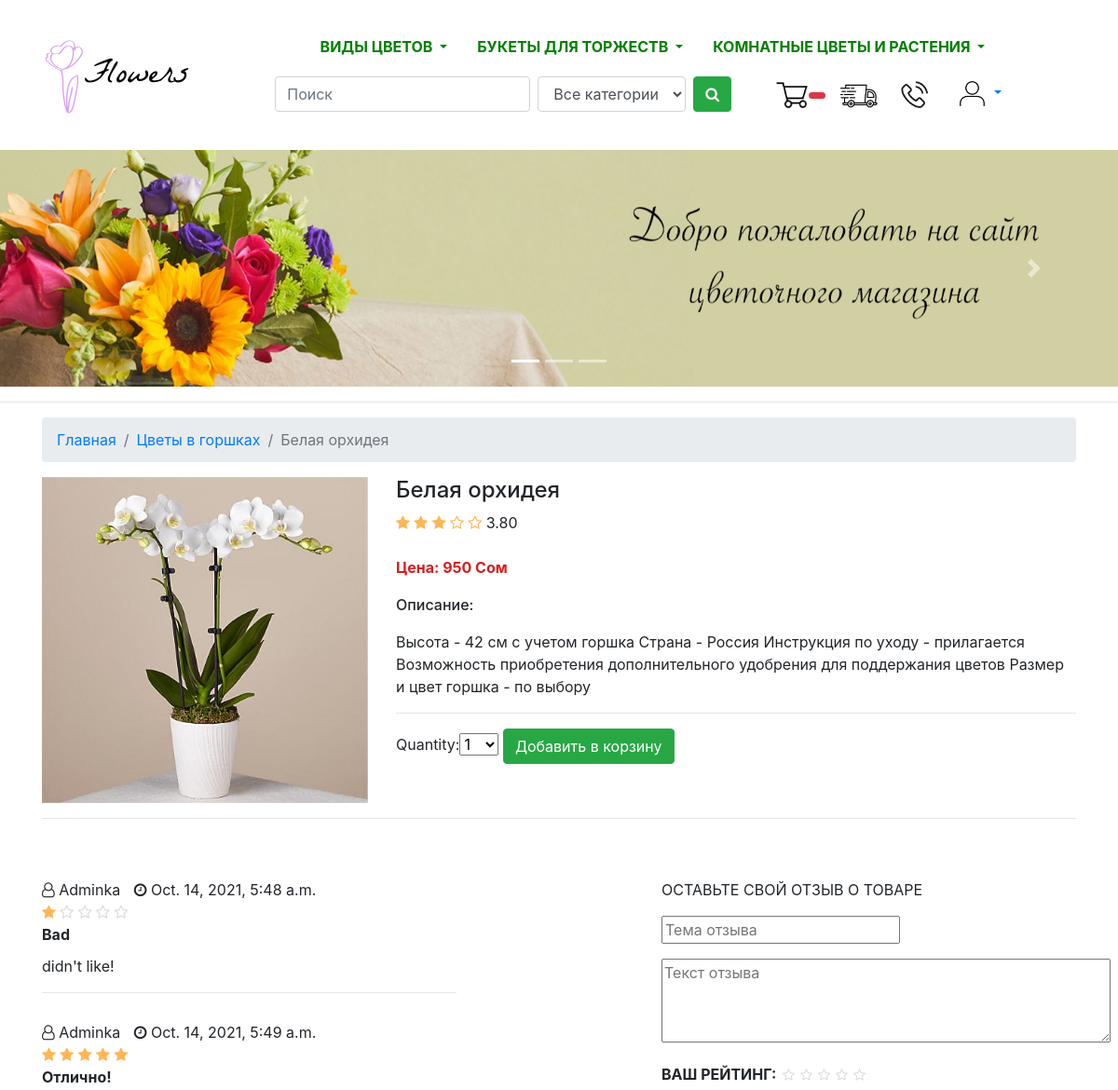
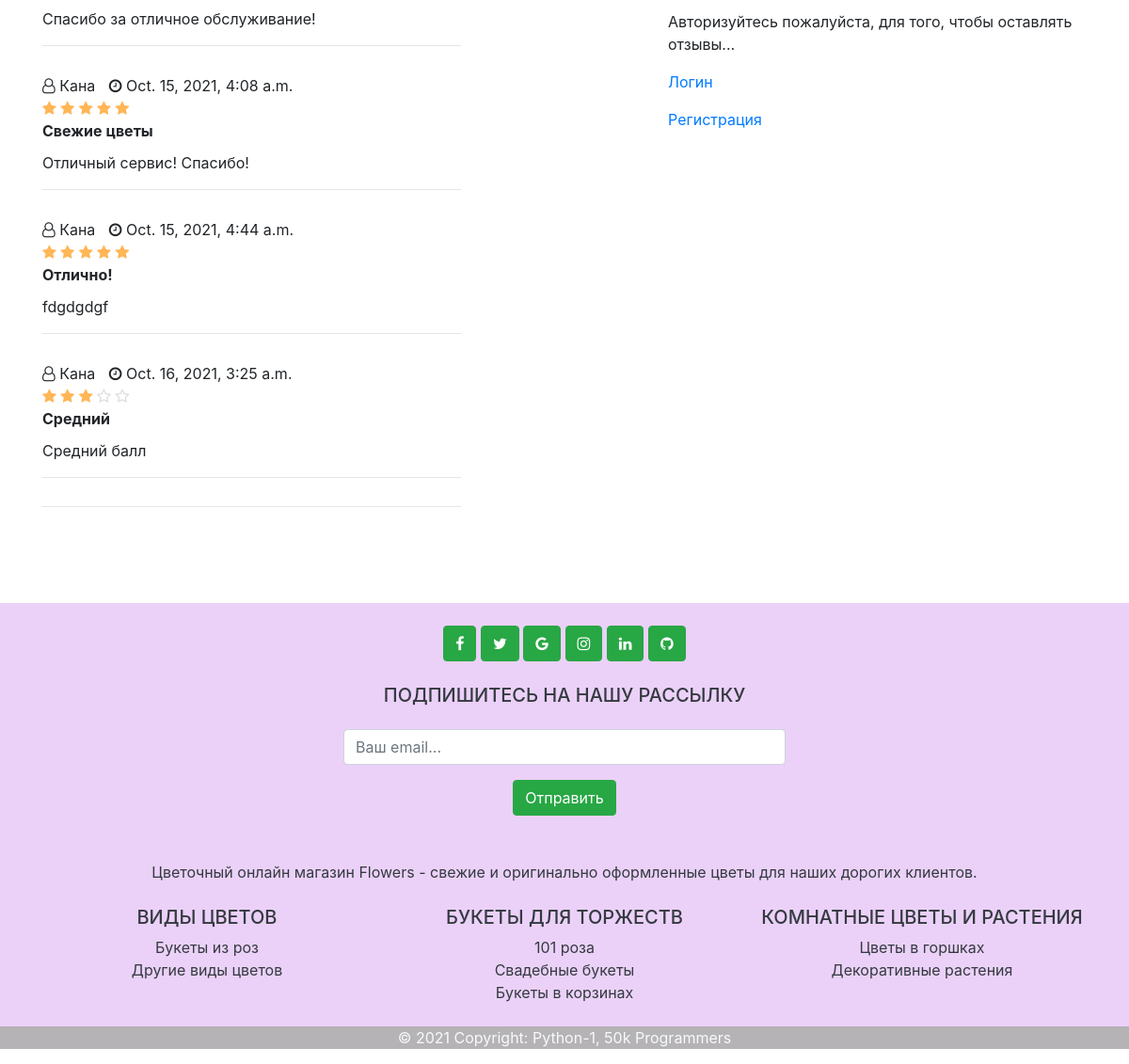
The page /8/belaya-orhideya/ on the database its author committed (2 pictures, top to bottom).
### mainapp/models.py (models this page shows, shortened)
class Product(models.Model):
    name = models.CharField(max_length=200, verbose_name="Название товара")
    category = models.ForeignKey(Category, verbose_name="Категория",on_delete=models.CASCADE)
    slug = models.SlugField(max_length=200, db_index=True)
    image = models.ImageField(upload_to='media', blank=True, verbose_name="Картинка")
    description = models.TextField(blank=True, verbose_name="Описание")
    price = models.IntegerField(default=0, verbose_name="Цена")
    stock = models.PositiveIntegerField(verbose_name="Количество в наличии")
    available = models.BooleanField(default=True, verbose_name="Доступен")
    created = models.DateTimeField(auto_now_add=True, verbose_name='Создан')
    updated = models.DateTimeField(auto_now=True, verbose_name='Обновлен')
    def averagereview(self):
        reviews = Comment.objects.filter(product=self, status='True').aggregate(average=Avg('rate'))
        avg=0
        if reviews["average"] is not None:
            avg=float(reviews["average"])
        return avg
    class Meta:
        ordering = ['name']
        index_together = [
            ['id', 'slug']
        ]
        verbose_name = 'Товар'
        verbose_name_plural = 'Товары'

class Category(models.Model):
    name = models.CharField(max_length=200, db_index=True, verbose_name='Имя категории')
    slug = models.SlugField(max_length=200, db_index=True, unique=True)
    class Meta:
        ordering = ['name']
        verbose_name = 'Категория'
        verbose_name_plural = 'Категории'
    def get_absolute_url(self):
        return reverse('mainapp:category-list', args=[self.slug])

class Comment(models.Model):
    STATUS = (
        ('New', 'New'),
        ('True', 'True'),
        ('False', 'False'),
    )
    product=models.ForeignKey(Product,on_delete=models.CASCADE)
    user = models.ForeignKey(User, on_delete=models.CASCADE)
    subject = models.CharField(max_length=50, blank=True)
    comment = models.CharField(max_length=250,blank=True)
    rate = models.IntegerField(default=1)
    ip = models.CharField(max_length=20, blank=True)
    status=models.CharField(max_length=10,choices=STATUS, default='New')
    create_at=models.DateTimeField(auto_now_add=True)
    update_at=models.DateTimeField(auto_now=True)
    class Meta:
        verbose_name = 'Отзыв'
        verbose_name_plural = 'Отзывы'

### mainapp/views.py (the view)
# urls.py: path('<int:id>/<product_slug>/', views.product_detail, name='product-detail'),
def product_detail(request, id, product_slug):
    query = request.GET.get('q')
    product = get_object_or_404(Product, id=id, slug=product_slug, available=True)
    cart_product_form = CartAddProductForm()
    comments = Comment.objects.filter(product_id=id,status='True')
    return render(request, 'product/productdetail.html', {
        'product': product,
        'cart_product_form': cart_product_form,
        'comments': comments})

### mainapp/templates/product/productdetail.html (shortened to what this page needs)
{% extends 'base.html' %}
{% load static %}
{% block content %}
<link rel="stylesheet" href="styles.css">
<div class="container">
  <nav aria-label="breadcrumb" class="mt-3">
    <ol class="breadcrumb">
      <li class="breadcrumb-item"><a href="{% url 'mainapp:product-list' %}">Главная</a></li>
      <li class="breadcrumb-item"><a href="{{ product.category.get_absolute_url }}">{{ product.category.name }}</a></li>
      <li class="breadcrumb-item active" aria-current="page">{{ product.name }}</li>
    </ol>
  </nav>
  <div class="row">
    <div class="col-md-4">
        <img src="{{ product.image.url }}" class="img-fluid">
    </div>
    <div class="col-md-8">
      <h4>{{ product.name }}</h4>
      <div class="product-rating">
        <i class="fa fa-star{% if product.averagereview < 1%}-o empty{% endif%}"></i>
        <i class="fa fa-star{% if product.averagereview < 2%}-o empty{% endif%}"></i>
        <i class="fa fa-star{% if product.averagereview < 3%}-o empty{% endif%}"></i>
        <i class="fa fa-star{% if product.averagereview < 4%}-o empty{% endif%}"></i>
        <i class="fa fa-star{% if product.averagereview < 5%}-o empty{% endif%}"></i>
        {{ product.averagereview |stringformat:".2f" }}
    </div>
      <br>
      <br>
      <p style="font-weight: bolder; color: rgb(214, 29, 29);">Цена: {{ product.price }} Сом</p>
      <p style="font-weight: 500;">Описание:</p>{{ product.description }}</p>
      <hr>
      <form action="{% url 'cart:add-to-cart' product.id %}" method="post">
        {{ cart_product_form }}
      <input type="submit" value="Добавить в корзину" class="btn btn-success">
      </form>
    </div>
<br>
<br>
  </div>
  <hr>
  <br>
  <br>
  <div id="tab2" class="tab-pane">
    <div class="row">
        <div class="col-md-5">
            <div class="product-reviews">
                {% for rs in comments %}
                    <div class="single-review">
                        <div class="review-heading">
                            <div><i class="fa fa-user-o"></i> {{ rs.user.username }}</div>
                            <div><i class="fa fa-clock-o"></i> {{ rs.create_at}}</div><br>
                            <div class="review-rating pull-right">
                                <i class="fa fa-star{% if rs.rate < 1 %}-o empty{% endif %}"></i>
                                <i class="fa fa-star{% if rs.rate < 2 %}-o empty{% endif %}"></i>
                                <i class="fa fa-star{% if rs.rate < 3 %}-o empty{% endif %}"></i>
                                <i class="fa fa-star{% if rs.rate < 4 %}-o empty{% endif %}"></i>
                                <i class="fa fa-star{% if rs.rate < 5 %}-o empty{% endif %}"></i>
                            </div><br>
                            <div><b>{{ rs.subject }}</b></div>
                        </div>
                        <div class="review-body">
                            <p>{{ rs.comment }}</p>
                            <hr>
                        </div>
                    </div>
                {% endfor %}
                <hr>
            </div>
        </div>
        <div class="col-md-2">
        </div>
        <div class="col-md-5">
            <p class="text-uppercase">Оставьте свой отзыв о товаре</p>
            <form class="review-form" action="{% url 'mainapp:addcomment' product.id %}" method="post">
                <div class="form-group">
                    <input name="subject" class="input" type="text" placeholder="Тема отзыва" />
                </div>
                <div class="form-group">
                    <textarea name="comment" class="input" placeholder="Текст отзыва" rows="10" cols="45"></textarea>
                </div>
                <div class="form-group">
                    <div class="input-rating">
                        <strong class="text-uppercase">Ваш рейтинг: </strong>
                        <div class="stars">
                          <input type="radio" id="star5" name="rate" value="5" /><label for="star5"></label>
                          <input type="radio" id="star4" name="rate" value="4" /><label for="star4"></label>
                          <input type="radio" id="star3" name="rate" value="3" /><label for="star3"></label>
                          <input type="radio" id="star2" name="rate" value="2" /><label for="star2"></label>
                          <input type="radio" id="star1" name="rate" value="1" /><label for="star1"></label>
                      </div>
                    </div>
                </div>
                {% if user.id is not None %}
                    <button class="btn btn-success">Отправить</button>
                {% else %}
                    <p>Авторизуйтесь пожалуйста, для того, чтобы оставлять отзывы...</p>
                    <a href="{% url 'account:login' %}"><p>Логин</p></a>
                    <a href="{% url 'account:register' %}"><p>Регистрация</p></a>
                {% endif %}
            </form>
        </div>
    </div>
</div>
<br>
<br>
<br>
</div>
{% endblock content %}

### mainapp/templates/base.html (shortened to what this page needs)
{% load static %}
<!DOCTYPE html>
<html lang="en">
<head>
    <link rel="stylesheet" href="https://use.fontawesome.com/releases/v5.0.8/css/all.css">
    <link rel="stylesheet" href="{% static 'css/styles.css' %}">
</head>
<body>
  <div class="">
    {% include 'navigationbar.html' %}
    {% block content %}
    {% endblock content %}
    {% load contact_tags %}
    {% load crispy_forms_tags %}
    <footer class="bg text-center text-dark" style="background-color: #ebd1f8;">
      <div class="container p-4">
        <section class="mb-4">
          <a class="btn btn-success" href="#!" role="button"
            ><i class="fa fa-facebook"></i
          ></a>
          <a class="btn btn-success" href="#!" role="button"
            ><i class="fa fa-twitter"></i
          ></a>
          <a class="btn btn-success" href="#!" role="button"
            ><i class="fa fa-google"></i
          ></a>
          <a class="btn btn-success" href="#!" role="button"
            ><i class="fa fa-instagram"></i
          ></a>
          <a class="btn btn-success" href="#!" role="button"
            ><i class="fa fa-linkedin-in"></i
          ></a>
          <a class="btn btn-success"  href="https://github.com/Alinochka07/new_project" target="_blank"  role="button"
            ><i class="fa fa-github"></i
          ></a>
        </section>
        <div class="container" style="max-width: 500px;">
          <section class="mb-4">
            {% contact_form %}
          </section>
        </div>
      </div>
      <div class="container">
        <section class="mb-4">
          <p>
            Цветочный онлайн магазин Flowers - свежие и оригинально оформленные цветы для наших дорогих клиентов.
          </p>
        </section>
        <section class="">
          <div class="row">
            <div class="col-lg-4 col-md-6 mb-4 mb-md-0">
              <h5 class="text-uppercase">Виды цветов</h5>
              <ul class="list-unstyled mb-0">
                <li>
                  <a href="/bukety-iz-roz/" class="text-dark">Букеты из роз</a>
                </li>
                <li>
                  <a href="/drugie-vidy-cvetov/" class="text-dark">Другие виды цветов</a>
                </li>
              </ul>
            </div>
            <div class="col-lg-4 col-md-6 mb-4 mb-md-0">
              <h5 class="text-uppercase">Букеты для торжеств</h5>
              <ul class="list-unstyled mb-0">
                <li>
                  <a href="/101-roza/" class="text-dark">101 роза</a>
                </li>
                <li>
                  <a href="/svadebnye-bukety/" class="text-dark">Свадебные букеты</a>
                </li>
                <li>
                  <a href="/bukety-v-korzinah/" class="text-dark">Букеты в корзинах</a>
                </li>
              </ul>
            </div>
            <div class="col-lg-4 col-md-6 mb-4 mb-md-0">
              <h5 class="text-uppercase">Комнатные цветы и растения</h5>
              <ul class="list-unstyled mb-0">
                <li>
                  <a href="/cvety-v-gorshkah/" class="text-dark">Цветы в горшках</a>
                </li>
                <li>
                  <a href="/komnatnye-rasteniya/" class="text-dark">Декоративные растения</a>
                </li>
              </ul>
            </div>
          </div>
        </section>
      </div>
      <br>
      <div class="text-center" style="background-color: rgb(181, 179, 182);">
        <p class="text-light">© 2021 Copyright:  Python-1, 50k Programmers</p>
      </div>
    </footer>
  </div>
</body>
</html>

### mainapp/templates/navigationbar.html (shortened to what this page needs)
{% load static %}
{% load i18n %}
<!DOCTYPE html>
<html lang="en">
<head>
    <link rel="stylesheet" href="https://cdn.jsdelivr.net/npm/bootstrap@4.6.0/dist/css/bootstrap.min.css">
    <link rel="stylesheet" href="https://cdnjs.cloudflare.com/ajax/libs/font-awesome/4.7.0/css/font-awesome.min.css">
    <link rel="stylesheet" href="{% static 'css/styles.css' %}">
</head>
<body>
  <header>
    <nav class="navbar navbar-expand-lg navbar-light bg-white" style="padding: 30px; justify-content: center;">
        <a class="navbar-brand" href="{% url 'mainapp:product-list' %}"><img src="{% static 'media/logo2.png' %}" alt="Logo"></a>
        <div class="collapse navbar-collapse" id="navbarNavDropdown">
          <ul class="nav navbar-light" style="justify-content: center;">
            <li class="nav-item dropdown">
              <a class="nav-link dropdown-toggle text-uppercase" style="font-weight: bolder; color: green;" href="#" id="navbarDropdown" role="button" data-toggle="dropdown" aria-haspopup="true">
                Виды цветов
              </a>
            </li>
            <li class="nav-item dropdown">
              <a class="nav-link dropdown-toggle text-uppercase" style="font-weight: bolder; color: green;" href="#" id="navbarDropdown" role="button" data-toggle="dropdown" aria-haspopup="true" aria-expanded="false">
                Букеты для торжеств
              </a>
            </li>
            <li class="nav-item dropdown">
              <a class="nav-link dropdown-toggle text-uppercase" style="font-weight: bolder; color: green;" href="#" id="navbarDropdown" role="button" data-toggle="dropdown" aria-haspopup="true" aria-expanded="false">
                Комнатные цветы и растения
              </a>
            </li>
            <nav class="navbar navbar-light bg-white">
              <div class="header-search">
                <form action="{% url 'search:product_search' %}" class="form-inline" method="post">
                    <input id="query" name="query" class="form-control mr-sm-2" type="text" placeholder="Поиск">
                    <select name="catid"  class="form-control mr-sm-2">
                        <option value="0">{% trans "Все категории" %}</option>
                    </select>
                    <button class="btn btn-success"><i class="fa fa-search"></i></button>
                </form>
            </div>
            </nav>
            <nav class="navbar navbar-light bg-white">
              <div class="container">
                <a class="navbar-brand" href="{% url "cart:cart-detail" %}">
                  <img src="{% static 'media/basket.png' %}" alt="" width="36"><span class="badge badge-pill badge-danger">
                  </span>
                </a>
                <a class="navbar-brand" href="{% url 'mainapp:delivery' %}">
                  <img src="{% static 'media/delivery.jpg' %}" alt="" width="40">
                </a>
                <a class="navbar-brand" href="{% url 'mainapp:contactus' %}">
                  <img src="{% static 'media/contact_icon.jpeg' %}" alt="" width="30">
                </a>
                <div class="" id="navbarNavDropdown">
                  <ul class="nav navbar-collapse">
                    <li class="nav-item dropdown">
                      <a class="nav-link dropdown-toggle" href="#" id="navbarDropdown" role="button" data-toggle="dropdown" aria-haspopup="true">
                        <img src="{% static 'media/profile.png' %}" width="29">
                      </a>
                    </li>
                  </ul>
                </div>
            </nav>
    </nav>
  </header>
<div id="carouselExampleIndicators" class="carousel slide" data-ride="carousel" style="width: 100%;">
  <ol class="carousel-indicators">
    <li data-target="#carouselExampleIndicators" data-slide-to="0" class="active"></li>
    <li data-target="#carouselExampleIndicators" data-slide-to="1"></li>
    <li data-target="#carouselExampleIndicators" data-slide-to="2"></li>
  </ol>
  <div class="carousel-inner">
    <div class="carousel-item active">
      <img class="d-block w-100" src="{% static 'media/slide1.png' %}" alt="First slide">
    </div>
  </div>
    <a class="carousel-control-prev" href="#carouselExampleIndicators" role="button" data-slide="prev">
      <span class="carousel-control-prev-icon" aria-hidden="true"></span>
    </a>
    <a class="carousel-control-next" href="#carouselExampleIndicators" role="button" data-slide="next">
      <span class="carousel-control-next-icon" aria-hidden="true"></span>
    </a>
</div>
<hr>

### mainapp/templates/contact/tags/forms.html (shortened to what this page needs)
{% load crispy_forms_tags %}
<div class="justify-content-center">
    <h5 class="footer-title text-uppercase editContent mb-lg-4 mb-3">Подпишитесь на нашу рассылку</h5>
    <form action="{% url 'contact:contact' %}" method="post" class="w3layots-newsletter">
        {{ contact_form|crispy }}
        <button class="btn btn-success">
            <span class="" aria-hidden="true">Отправить</span>
        </button>
    </form>
</div>

### rows shown on the page
Product: category.name "Цветы в горшках", name "Белая орхидея", image (picture), averagereview "3.80", price "950", description "Высота - 42 см с учетом горшка Страна - Россия Инструкция по уходу - прилагается Возможность приобретения дополнительного удобрения для поддержания цветов Размер и цвет горшка - по выбору"
Comment: user.username "Adminka", create_at "Oct. 14, 2021, 5:48 a.m.", rate 1 (drawn), subject "Bad", comment "didn't like!"
Comment: user.username "Adminka", create_at "Oct. 14, 2021, 5:49 a.m.", rate 5 (drawn), subject "Отлично!", comment "Спасибо за отличное обслуживание!"
Comment: user.username "Кана", create_at "Oct. 15, 2021, 4:08 a.m.", rate 5 (drawn), subject "Свежие цветы", comment "Отличный сервис! Спасибо!"
Comment: user.username "Кана", create_at "Oct. 15, 2021, 4:44 a.m.", rate 5 (drawn), subject "Отлично!", comment "fdgdgdgf"
Comment: user.username "Кана", create_at "Oct. 16, 2021, 3:25 a.m.", rate 3 (drawn), subject "Средний", comment "Средний балл"
